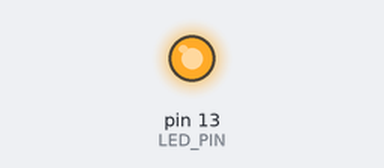
Bench run of a sketch on a simulated Arduino Uno, built with avr-gcc and run on an emulated ATmega328P. On the bench: output pins drawn as LEDs (lit = HIGH). The ROS host is connected and sends only what is stated.

Above: at 1.5 s.
At 4.5 s:
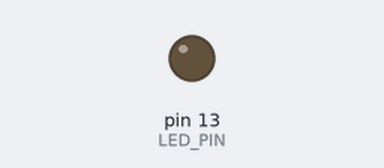
Timing chart, 0 to 7.8 s (numbered marks = the images above):
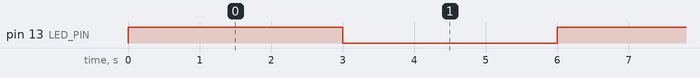

The sketch:

expbuilt_blink3sec.ino
```cpp
#include <ros.h>
#include <std_msgs/Bool.h>

ros::NodeHandle nh;
std_msgs::Bool led_state;
ros::Publisher led_pub("led_status", &led_state);

const int LED_PIN = 13;

void setup() {
  nh.initNode();
  nh.advertise(led_pub);
  pinMode(LED_PIN, OUTPUT);
}

void loop() {
  // LED ON for 3 seconds
  digitalWrite(LED_PIN, HIGH);
  led_state.data = true;
  led_pub.publish(&led_state);
  nh.spinOnce();
  delay(3000);

  // LED OFF for 3 seconds
  digitalWrite(LED_PIN, LOW);
  led_state.data = false;
  led_pub.publish(&led_state);
  nh.spinOnce();
  delay(3000);
}
```

Measured:
- by itself, pin 13 (LED_PIN): alternates HIGH for 3.0 s and LOW for 3.0 s
